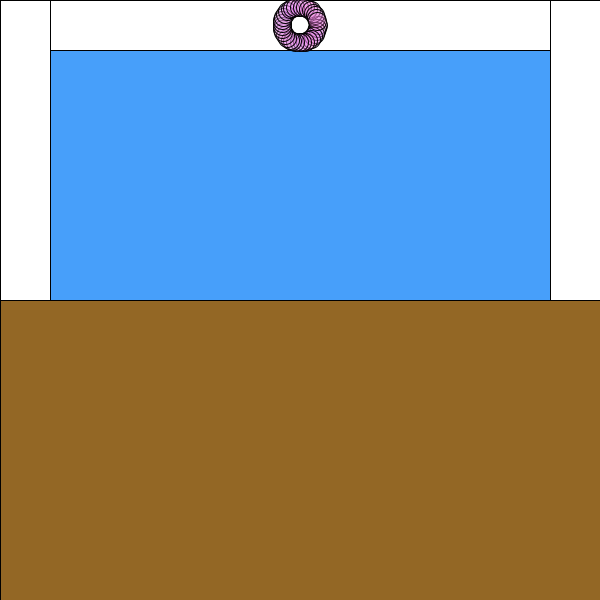
Frame 1 (no input)
Frame 60 (the mouse pressed at the canvas centre just before this capture): identical to frame 1, image omitted
Frame 120 (the mouse held since frame 60 and released just before this capture): identical to frame 1, image omitted

The Processing sketch that drew this single still picture (run headless with seeded random() and noise(); from frame 60 on, the mouse is pressed at the canvas centre):

// Processing sketch: processing_51595
// ── processing_51595.pde

/*****************************************
 * Assignment 02
 * Name:         Zhen Xu
 * E-mail:       zxu01@brynmawr.edu
 * Course:       CS 110 - Section 02
 * Submitted:    Feb. 7th
 * 
 * An aera is in war so that the government can only transport the daily stuff 
 * by parachute. Click the sky area to see parachute, click the ground area to 
 * see the packages delivered.
 ***********************************************/ 


// Declare variables
float horizon = 300;
void setup() {
  // Set up the drawing.
  size(600, 600);
  // Draw the sky 
  fill(71, 159, 250);
  rect(0, 0, width, horizon);
  //gate
  fill(255);
  rect(0, 0, 50, horizon);
  rect(550, 0, 50, horizon);
  rect(50, 0, 500, 50);
  //ground
  fill(147, 103, 37);
  rect(0, height/2, width, horizon);
  //flower on the gate
  flower(300, 25, int(random(10, 50)));
}
void flower(int centerX, int centerY, int n) {
  int size = int(random(15, 30));    
  float angle = 2*PI/n;  
  for (int i=0; i<n; i++) {
    fill(random(200, 255), random(100, 150), random(200, 255), 50);
    ellipse(centerX+size*cos(angle*i), centerY+size*sin(angle*i), size, size);
  }
}
void draw() { 
  /* remains empty */
}
void mousePressed() {
  // Use the mouseY position to decide whether drawing on sky or on ground
  if (mouseY<width/2) {
    float scal=(horizon-mouseY)/mouseY;
    drawParachute(mouseX, mouseY, scal);
  }
  else {
    float scal = (mouseY-horizon)/horizon;
    drawPackage(mouseX, mouseY, scal);
  } 
}
//draw parachute
void drawParachute( int x, int y, float scal ) {
  smooth();
  fill(196, 87, 227);
  ellipse(x, y, 30*scal, 30*scal);
  line(x-15*scal, y, x, y+50*scal);
  line(x+15*scal, y, x, y+50*scal);
  fill(247, 250, 56);
  rectMode(CENTER);
  rect(x, y+50*scal, 15*scal, 15*scal);
}
//draw package
void drawPackage ( int x, int y, float scal ) {
fill(40,227,250);
rect(x, y, 40*scal, 40*scal);
fill(255);
rectMode(CENTER);
rect(x,y,40*scal,20*scal);
rect(x,y,20*scal,40*scal);

}
